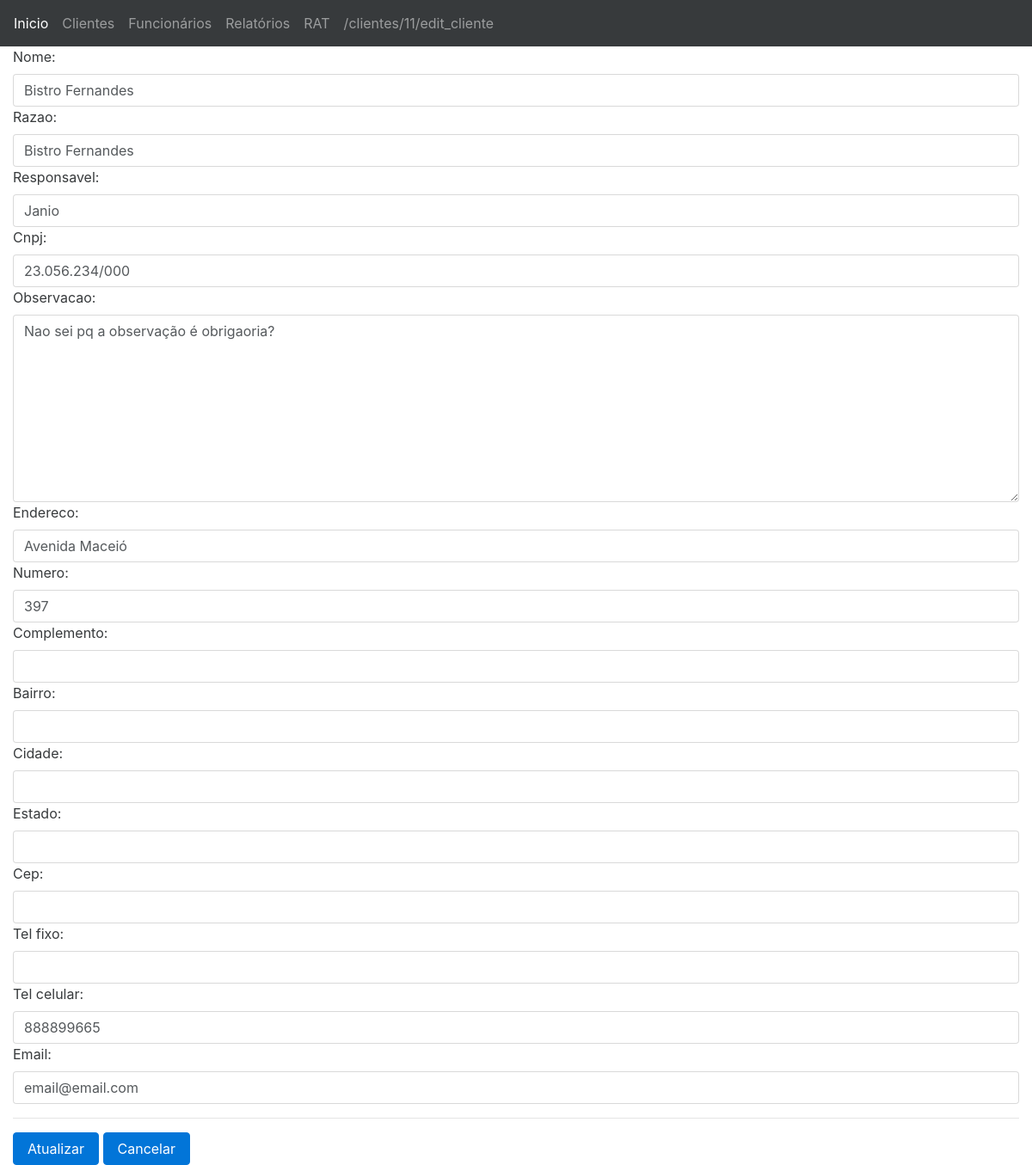
The app's page /clientes/11/edit_cliente with its own data.
### app_cliente/models.py (models this page shows, shortened)
class Cliente(models.Model):
    nome = models.CharField(max_length=100)
    endereco = models.ForeignKey(Endereco, null=True,blank=True)
    contato = models.ForeignKey(Contato, null=True,blank=True)

class ClientePJ(Cliente):
    razao = models.CharField(max_length=100)# Razão social da empresa
    responsavel = models.CharField(max_length=50)
    cnpj = models.CharField(max_length=14)
    observacao = models.TextField()

### app_comum/models.py (models this page shows, shortened)
class Endereco(models.Model):
    endereco = models.CharField(max_length=100)
    numero = models.DecimalField(max_digits = 5, decimal_places=0, blank=True, null=True)
    complemento = models.CharField(max_length=100,blank=True, null=True)
    bairro = models.CharField(max_length=50,blank=True, null=True)
    cidade = models.CharField(max_length=50,blank=True, null=True)
    estado = models.CharField(max_length=50,blank=True, null=True)
    cep = models.CharField(max_length=10,blank=True, null=True)

class Contato(models.Model):
    tel_fixo = models.CharField(max_length=13,blank=True, null=True)
    tel_celular = models.CharField(max_length=14)
    email = models.EmailField(null=True)

### app_cliente/views.py (the view)
# urls.py: url(r'^(?P<id_cliente>\d+)/edit_cliente$', views.edit_cliente, name='edit_cliente'),
def edit_cliente(request, id_cliente):
    cliente = Cliente.objects.get(id=id_cliente)
    if request.method == 'POST':
        if(request.POST.get('cpf') is not None):
            cliente = ClientePF.objects.get(id=id_cliente)
            form_cliente = FormClientePF(request.POST, instance=cliente)
        elif(request.POST.get('cnpj') is not None):
            cliente = ClientePJ.objects.get(id=id_cliente)
            form_cliente = FormClientePJ(request.POST, instance=cliente)
        print form_cliente
        form_endereco = FormEndereco(request.POST, instance=cliente.endereco)
        form_contato = FormContato(request.POST, instance=cliente.contato)
        if form_cliente.is_valid() and form_endereco.is_valid() and\
        form_contato.is_valid():
            cliente = form_cliente.save(commit=False )
            endereco = form_endereco.save(commit=True)
            contato = form_contato.save(commit=True)
            cliente.endereco = endereco
            cliente.contato = contato
            cliente.save()
            messages.add_message(
                request, messages.INFO, 'Cliente '+str(cliente)+' atualizado')
            return HttpResponseRedirect('/clientes/'+str(cliente.id)+'/info_cliente')
    else:
        try:
            if cliente.clientepf:
                cliente = ClientePF.objects.get(id=id_cliente)
                form_cliente = FormClientePF(instance=cliente)
        except:
            if cliente.clientepj:
                cliente = ClientePJ.objects.get(id=id_cliente)
                form_cliente = FormClientePJ(instance=cliente)
            else:
                messages.add_message(
                    request, messages.INFO,'Não foi possível criar o formulario do tipo PF ou PJ, contate o administrador')
                return HttpResponseRedirect('/clientes')
        form_endereco = FormEndereco(instance=cliente.endereco)
        form_contato = FormContato(instance=cliente.contato)
        return render(request,
                      'edit_cliente.html',{
                          'form_cliente':form_cliente,
                          'form_endereco':form_endereco,
                          'form_contato':form_contato
                          })

### app_cliente/forms.py
class FormClientePJ(ModelForm):
    class Meta:
        model = ClientePJ
        fields = ['nome','razao','responsavel','cnpj','observacao']
        widgets = {
            'nome': TextInput({'class':'form-control'}),
            'razao': TextInput({'class':'form-control'}),
            'responsavel': TextInput({'class':'form-control'}),
            'cnpj': TextInput({'class':'form-control'}),
            'observacao': Textarea({'class':'form-control'}),
            }

### app_comum/forms.py
class FormEndereco(ModelForm):
    class Meta:
        model = Endereco
        fields = ['endereco','numero','complemento','bairro','cidade','estado','cep']
        widgets = {
            'endereco': TextInput({'class':'form-control'}),
            'numero': TextInput({'class':'form-control'}),
            'complemento': TextInput({'class':'form-control'}),
            'bairro': TextInput({'class':'form-control'}),
            'cidade': TextInput({'class':'form-control'}),
            'estado': TextInput({'class':'form-control'}),
            'cep': TextInput({'class':'form-control'})
            }

### app_cliente/templates/edit_cliente.html (shortened to what this page needs)
{% extends "base.html" %}
{% block content %}
<form action="edit_cliente" method="post" name="edit_cliente"> {% csrf_token %}
{{form_cliente}}
{{form_endereco}}
{{form_contato}}
<hr>
<button type="submit" class="btn btn-primary" >Atualizar</button>
<a href="/clientes"><button type="button" class="btn btn-primary" >Cancelar</button></a>
</form>
{% endblock %}

### records on screen
Cliente: nome "Bistro Fernandes"
ClientePJ: razao "Bistro Fernandes", responsavel "Janio", cnpj "23.056.234/000", observacao "Nao sei pq a observação é obrigaoria?"
Endereco: endereco "Avenida Maceió", numero "397"
Contato: tel_celular "888899665", email "email@email.com"

### other values on screen
{{ request.path }} "/clientes/11/edit_cliente"
